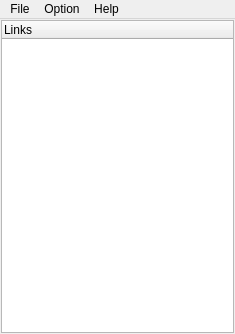
<?xml version="1.0" encoding="UTF-8"?>
<ui version="4.0">
 <class>LinkSaver</class>
 <widget class="QMainWindow" name="LinkSaver">
  <property name="geometry">
   <rect>
    <x>0</x>
    <y>0</y>
    <width>235</width>
    <height>334</height>
   </rect>
  </property>
  <property name="windowTitle">
   <string>LinkSaver</string>
  </property>
  <property name="windowIcon">
   <iconset resource="linkres.qrc">
    <normaloff>:/res/2globe_128.png</normaloff>:/res/2globe_128.png</iconset>
  </property>
  <property name="windowFilePath">
   <string/>
  </property>
  <property name="toolButtonStyle">
   <enum>Qt::ToolButtonTextBesideIcon</enum>
  </property>
  <widget class="QWidget" name="centralWidget">
   <layout class="QGridLayout" name="gridLayout">
    <property name="margin">
     <number>1</number>
    </property>
    <item row="0" column="0">
     <widget class="QTreeWidget" name="linkcat">
      <property name="contextMenuPolicy">
       <enum>Qt::CustomContextMenu</enum>
      </property>
      <property name="frameShape">
       <enum>QFrame::StyledPanel</enum>
      </property>
      <property name="frameShadow">
       <enum>QFrame::Raised</enum>
      </property>
      <property name="editTriggers">
       <set>QAbstractItemView::NoEditTriggers</set>
      </property>
      <property name="showDropIndicator" stdset="0">
       <bool>false</bool>
      </property>
      <property name="iconSize">
       <size>
        <width>32</width>
        <height>32</height>
       </size>
      </property>
      <attribute name="headerCascadingSectionResizes">
       <bool>true</bool>
      </attribute>
      <attribute name="headerHighlightSections">
       <bool>true</bool>
      </attribute>
      <attribute name="headerShowSortIndicator" stdset="0">
       <bool>false</bool>
      </attribute>
      <column>
       <property name="text">
        <string>Links</string>
       </property>
      </column>
     </widget>
    </item>
   </layout>
  </widget>
  <widget class="QMenuBar" name="menuBar">
   <property name="geometry">
    <rect>
     <x>0</x>
     <y>0</y>
     <width>235</width>
     <height>25</height>
    </rect>
   </property>
   <widget class="QMenu" name="menuHelp">
    <property name="title">
     <string>Help</string>
    </property>
    <addaction name="actionAbout"/>
    <addaction name="actionAbout_QT"/>
   </widget>
   <widget class="QMenu" name="menuFile">
    <property name="title">
     <string>File</string>
    </property>
    <addaction name="actionAdd_Category"/>
    <addaction name="actionAdd_App"/>
    <addaction name="actionADD"/>
    <addaction name="actionExit"/>
   </widget>
   <widget class="QMenu" name="menuOptions">
    <property name="title">
     <string>Option</string>
    </property>
    <widget class="QMenu" name="menuImport">
     <property name="title">
      <string>Import</string>
     </property>
     <addaction name="actionFrom_Firefox"/>
     <addaction name="actionFrom_Chrome"/>
    </widget>
    <addaction name="actionSettings"/>
    <addaction name="menuImport"/>
   </widget>
   <addaction name="menuFile"/>
   <addaction name="menuOptions"/>
   <addaction name="menuHelp"/>
  </widget>
  <action name="actionADD">
   <property name="icon">
    <iconset resource="linkres.qrc">
     <normaloff>:/res/link.png</normaloff>:/res/link.png</iconset>
   </property>
   <property name="text">
    <string>Add Url</string>
   </property>
  </action>
  <action name="actionExit">
   <property name="text">
    <string>Exit</string>
   </property>
  </action>
  <action name="actionAdd_Category">
   <property name="icon">
    <iconset resource="linkres.qrc">
     <normaloff>:/res/Blank-Map-64.png</normaloff>:/res/Blank-Map-64.png</iconset>
   </property>
   <property name="text">
    <string>Add Category</string>
   </property>
  </action>
  <action name="actionAbout">
   <property name="icon">
    <iconset resource="linkres.qrc">
     <normaloff>:/res/2globe_128.png</normaloff>:/res/2globe_128.png</iconset>
   </property>
   <property name="text">
    <string>About</string>
   </property>
  </action>
  <action name="actionAbout_QT">
   <property name="text">
    <string>About QT</string>
   </property>
  </action>
  <action name="RemoveFolderItem">
   <property name="text">
    <string>Remove</string>
   </property>
  </action>
  <action name="actionAdd_App">
   <property name="icon">
    <iconset resource="linkres.qrc">
     <normaloff>:/appexec</normaloff>:/appexec</iconset>
   </property>
   <property name="text">
    <string>Add App</string>
   </property>
  </action>
  <action name="actionEdit">
   <property name="text">
    <string>Edit</string>
   </property>
  </action>
  <action name="actionSettings">
   <property name="icon">
    <iconset resource="linkres.qrc">
     <normaloff>:/res/applications-accessories.png</normaloff>:/res/applications-accessories.png</iconset>
   </property>
   <property name="text">
    <string>Settings</string>
   </property>
  </action>
  <action name="actionFrom_Firefox">
   <property name="text">
    <string>From Firefox</string>
   </property>
  </action>
  <action name="actionFrom_Chrome">
   <property name="text">
    <string>From Chromium</string>
   </property>
  </action>
 </widget>
 <layoutdefault spacing="6" margin="11"/>
 <resources>
  <include location="linkres.qrc"/>
 </resources>
 <connections/>
</ui>
